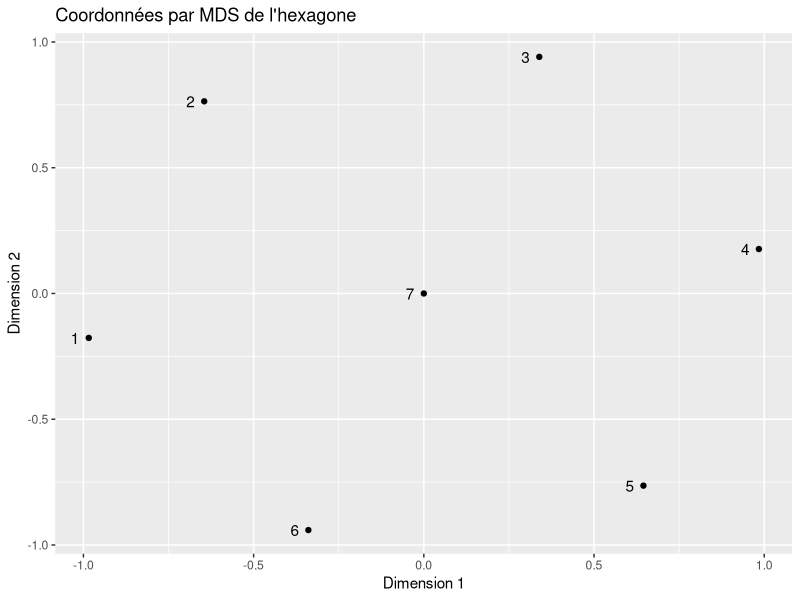
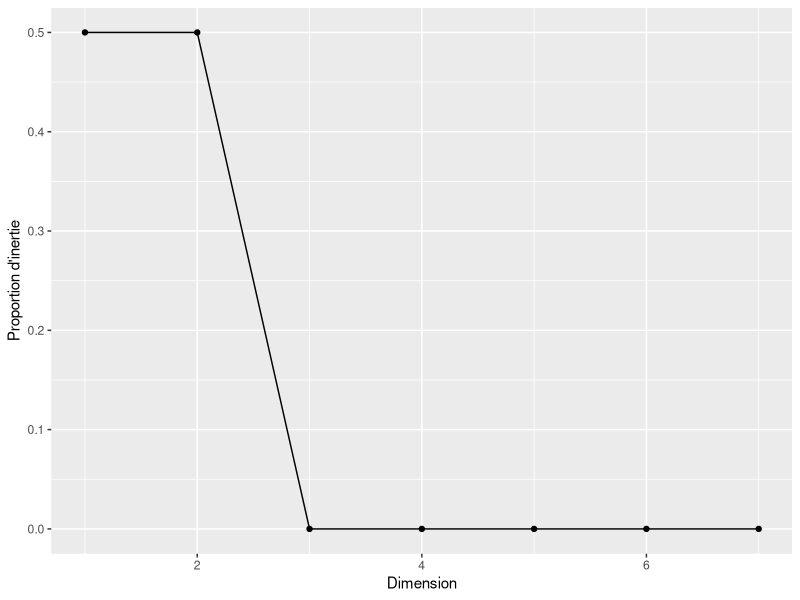
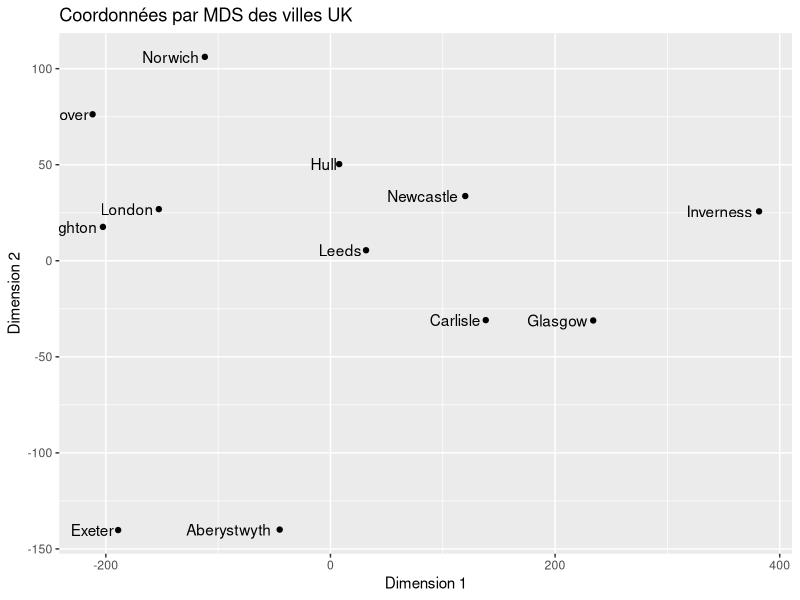
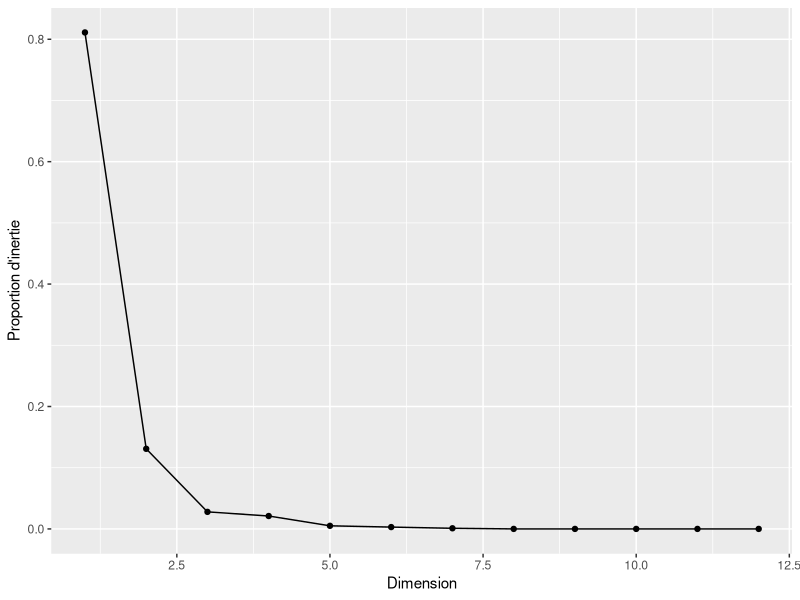
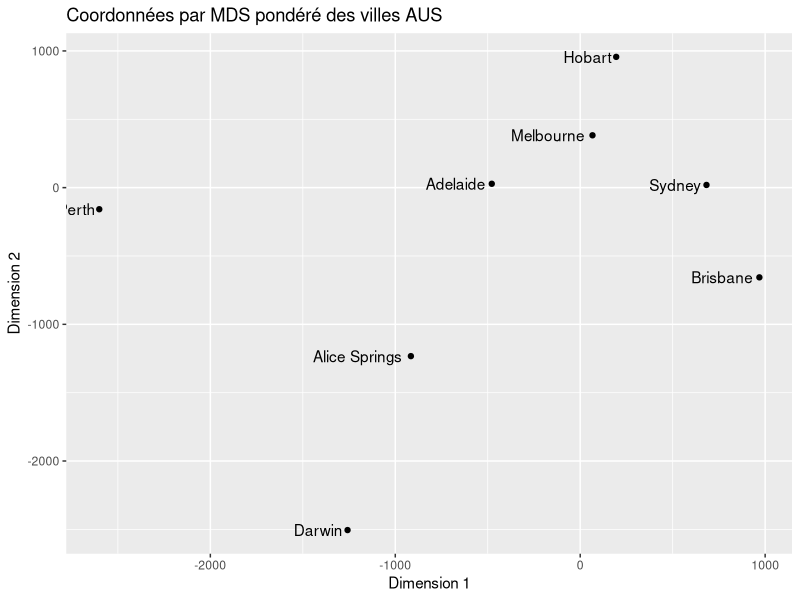
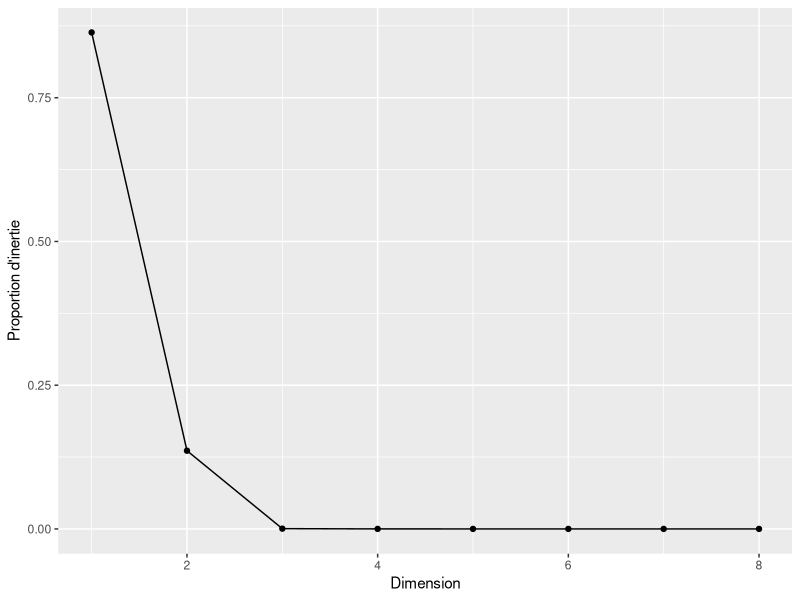
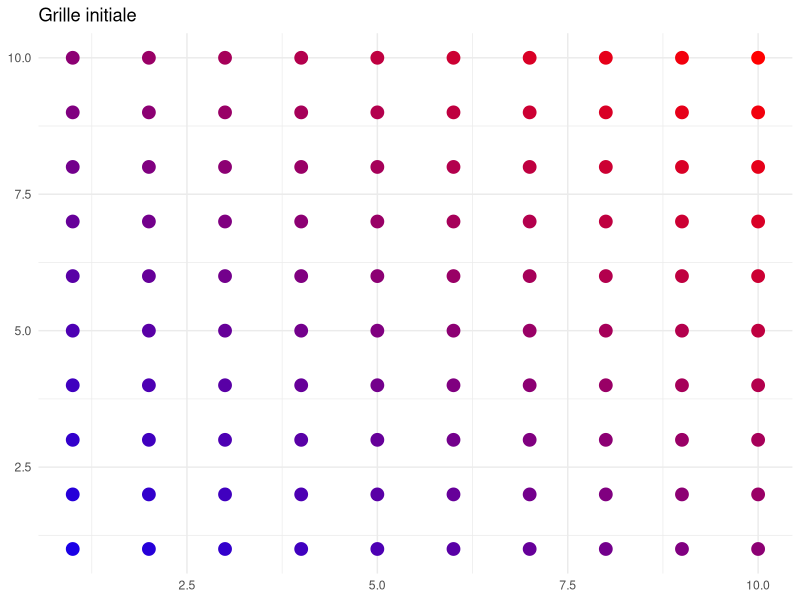
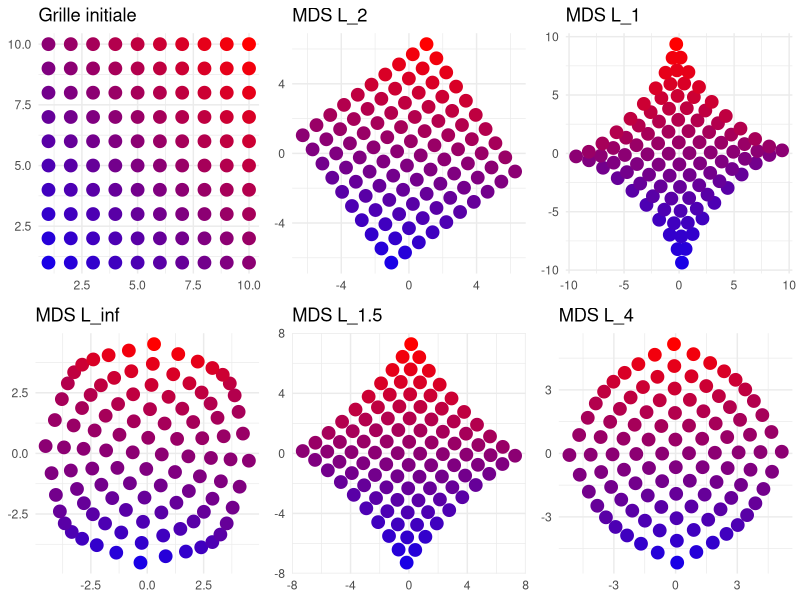

Recreate these plots in R, in order.
################################################### 
################ 8 Exemples MDS ###################
################################################### 

library(tidyverse)
library(gridExtra)

##################################
# MDS uniforme : exemple hexagone
##################################

# Matrice des distances
D = matrix(c(0, 1, 3, 4, 3, 1, 1,
             1, 0, 1, 3, 4, 3, 1,
             3, 1, 0, 1, 3, 4, 1,
             4, 3, 1, 0, 1, 3, 1,
             3, 4, 3, 1, 0, 1, 1,
             1, 3, 4, 3, 1, 0, 1, 
             1, 1, 1, 1, 1, 1, 0), 7, 7)

# Calcul des produits scalaires
n = nrow(D)
H = diag(n) - matrix(1/n, n, n)
B = -0.5 * H %*% D %*% H

# Décomposition spectrale
eigen_B = eigen(B)
eigen_val = eigen_B$values
eigen_vec = eigen_B$vectors

# Reconstruction des coordonnées 1:2 seulement 
coord = eigen_vec[, 1:2] %*% diag(sqrt(eigen_val[1:2]))

# Plot des coordonnées
ggplot(data.frame(X = coord[,1], Y = coord[,2]), aes(x = X, y = Y)) +
  geom_point() +
  geom_text(aes(label = 1:7), hjust = 2) +
  xlab("Dimension 1") +
  ylab("Dimension 2") +
  ggtitle("Coordonnées par MDS de l'hexagone")
#ggsave("hexa_mds.png", width = 4, height = 4)

# Plot de l'inertie 
ggplot(data.frame(Index = 1:length(eigen_val), Eigenvalue = eigen_val/sum(eigen_val)), 
       aes(x = Index, y = Eigenvalue)) +
  geom_point() +
  geom_line() +
  xlab("Dimension") +
  ylab("Proportion d'inertie")
#ggsave("hexa_inertie.png", width = 4, height = 4)

##################################
# MDS uniforme : exemple villes UK
##################################

# Nom des villes
villes = c("Aberystwyth", "Brighton", "Carlisle", "Dover", "Exeter", 
           "Glasgow", "Hull", "Inverness", "Leeds", "London", 
           "Newcastle", "Norwich")

# Nombre d'individus
n = length(villes)

# Distance sur route
donnees = c(
  0, 244, 218, 284, 197, 312, 215, 469, 166, 212, 253, 270,
  244, 0, 350, 77, 167, 444, 221, 583, 242, 53, 325, 168,
  218, 350, 0, 369, 347, 94, 150, 251, 116, 298, 57, 284,
  284, 77, 369, 0, 242, 463, 236, 598, 257, 72, 340, 164,
  197, 167, 347, 242, 0, 441, 279, 598, 269, 170, 359, 277,
  312, 444, 94, 463, 441, 0, 245, 169, 210, 392, 143, 378,
  215, 221, 150, 236, 279, 245, 0, 380, 55, 168, 117, 143,
  469, 583, 251, 598, 598, 169, 380, 0, 349, 531, 264, 514,
  166, 242, 116, 257, 269, 210, 55, 349, 0, 190, 91, 173,
  212, 53, 298, 72, 170, 392, 168, 531, 190, 0, 273, 111,
  253, 325, 57, 340, 359, 143, 117, 264, 91, 273, 0, 256,
  270, 168, 284, 164, 277, 378, 143, 514, 173, 111, 256, 0
)

# Création de la matrice
D = matrix(donnees, nrow = n, byrow = TRUE,
           dimnames = list(villes, villes))

# Calcul des produits scalaires
H = diag(n) - matrix(1/n, n, n)
B = -0.5 * H %*% (D^2) %*% H

# Décomposition spectrale
eigen_B = eigen(B)
eigen_val = eigen_B$values
eigen_vec = eigen_B$vectors

# Affichage que ce n'est pas euclidien carré 
print(round(eigen_val, 4))

# Suppression des valeurs propres négatives
eigen_val[eigen_val < 0] = 0

# Nombre de coordonnées non-nulles
k = sum(eigen_val > 0)

# Reconstruction des coordonnées (1 à k seulement)
coord = eigen_vec[, 1:k] %*% diag(sqrt(eigen_val[1:k]))

# Plot des coordonnées
ggplot(data.frame(X = coord[,1], Y = coord[,2], Ville = villes), aes(x = X, y = Y)) +
  geom_point() +
  geom_text(aes(label = Ville), hjust = 1.1) +
  xlab("Dimension 1") +
  ylab("Dimension 2") +
  ggtitle("Coordonnées par MDS des villes UK")
#ggsave("uk_villes_mds.png", width = 5, height = 5)

# Plot de l'inertie
ggplot(data.frame(Index = 1:length(eigen_val), Eigenvalue = eigen_val/sum(eigen_val)), 
       aes(x = Index, y = Eigenvalue)) +
  geom_point() +
  geom_line() +
  xlab("Dimension") +
  ylab("Proportion d'inertie")
#ggsave("uk_villes_inertie.png", width = 4, height = 4)


##################################
# MDS pondéré : exemple villes AUS
##################################

# Nom des villes
villes = c("Adelaide", "Alice Springs", "Brisbane", "Darwin", "Hobart", 
           "Melbourne", "Perth", "Sydney")

# Nombre d'individus
n = length(villes)

# Poids des villes (population en millions)
pop = c(1.30, 0.03, 2.57, 0.15, 0.25, 5.39, 2.17, 5.25)

# Poids relatif 
f = pop / sum(pop)

# Distance sur route
donnees = c(
  0, 1328, 1600, 2616, 1161, 653, 2130, 1161,
  1328, 0, 1962, 1289, 2463, 1889, 1991, 2026,
  1600, 1962, 0, 2846, 1788, 1374, 3604, 732,
  2616, 1289, 2846, 0, 3734, 3146, 2652, 3146,
  1161, 2463, 1788, 3734, 0, 598, 3008, 1057,
  653, 1889, 1374, 3146, 598, 0, 2720, 713,
  2130, 1991, 3604, 2652, 3008, 2720, 0, 3288,
  1161, 2026, 732, 3146, 1057, 713, 3288, 0
)

# Création de la matrice des distances 
D = matrix(donnees, nrow = n, byrow = TRUE,
           dimnames = list(villes, villes))

# Calcul des produits scalaires
H = diag(n) - outer(rep(1, n), f)
B = -0.5 * H %*% (D^2) %*% t(H)

# Calcul des produits scalaires pondérées
K = diag(f)^0.5 %*% B %*% diag(f)^0.5

# Décomposition spectrale
eigen_K = eigen(K)
eigen_val = eigen_K$values
eigen_vec = eigen_K$vectors

# Affichage que ce n'est pas euclidien carré 
print(round(eigen_val, 4))

# Suppression des valeurs propres négatives
eigen_val[eigen_val < 0] = 0

# Nombre de coordonnées non-nulles
k = sum(eigen_val > 0)

# Reconstruction des coordonnées (1 à k seulement)
coord = diag(f^(-0.5)) %*% eigen_vec[, 1:k] %*% diag(sqrt(eigen_val[1:k]))

# Plot des coordonnées
ggplot(data.frame(X = coord[,1], Y = coord[,2], Ville = villes), aes(x = X, y = Y)) +
  geom_point() +
  geom_text(aes(label = Ville), hjust = 1.1) +
  xlab("Dimension 1") +
  ylab("Dimension 2") +
  ggtitle("Coordonnées par MDS pondéré des villes AUS")
#ggsave("uk_villes_mds.png", width = 5, height = 5)

# Plot de l'inertie
ggplot(data.frame(Index = 1:length(eigen_val), Eigenvalue = eigen_val/sum(eigen_val)), 
       aes(x = Index, y = Eigenvalue)) +
  geom_point() +
  geom_line() +
  xlab("Dimension") +
  ylab("Proportion d'inertie")
#ggsave("uk_villes_inertie.png", width = 4, height = 4)

#####################################
# MDS sur une grille avec plusieurs D
#####################################

# Génération des données 

# Taille de la grille
l = 10
n = l^2

# Les coordonnées de la grille
x = rep(1:l,l)
y = rep(1:l,each=l)
X=cbind(x,y)

# La couleur des points 
col = rgb((x + y)/(l+l),0,1-(x + y)/(l+l))

# Aperçu de la grille
ggplot() +
  geom_point(aes(x = X[,1], y = X[,2]), color = col, size = 4) +
  ggtitle("Grille initiale") +
  xlab(NULL) +
  ylab(NULL) +
  theme_minimal()
ggsave("g_init.png", width = 4, height = 4)


# Calculs de différentes dissimilarités
D_2 = as.matrix(dist(X,method="euclidean"))
D_1 = as.matrix(dist(X,method="manhattan"))
D_inf = as.matrix(dist(X,method="maximum"))
D_m15 = as.matrix(dist(X,method="minkowski", p=1.5))
D_m4 = as.matrix(dist(X,method="minkowski", p=4))

# Matrice de centration
H = diag(n) - 1/n * matrix(1,n,n)

# Matrices des produits scalaires
B_2 = -1/2 * H %*% D_2^2 %*% H
B_1 = -1/2 * H %*% D_1^2 %*% H
B_inf = -1/2 * H %*% D_inf^2 %*% H
B_m15 = -1/2 * H %*% D_m15^2 %*% H
B_m4 = -1/2 * H %*% D_m4^2 %*% H

# Décomposition spectrale
eigen_B2 = eigen(B_2)
eigen_B1 = eigen(B_1)
eigen_Binf = eigen(B_inf)
eigen_Bm15 = eigen(B_m15)
eigen_Bm4 = eigen(B_m4)

# Reconstruction des coordonnées
X_2 = eigen_B2$vectors[, 1:2] %*% diag(sqrt(eigen_B2$values[1:2]))
X_1 = eigen_B1$vectors[, 1:2] %*% diag(sqrt(eigen_B1$values[1:2]))
X_inf = eigen_Binf$vectors[, 1:2] %*% diag(sqrt(eigen_Binf$values[1:2]))
X_m15 = eigen_Bm15$vectors[, 1:2] %*% diag(sqrt(eigen_Bm15$values[1:2]))
X_m4 = eigen_Bm4$vectors[, 1:2] %*% diag(sqrt(eigen_Bm4$values[1:2]))

# Graphiques des résultats
plot_list = list(
  ggplot() +
    geom_point(aes(x = X[,1], y = X[,2]), color = col, size = 4) +
    ggtitle("Grille initiale") +
    xlab(NULL) +
    ylab(NULL) +
    theme_minimal(),
  ggplot() +
    geom_point(aes(x = X_2[,1], y = X_2[,2]), color = col, size = 4) +
    ggtitle("MDS L_2") +
    xlab(NULL) +
    ylab(NULL) +
    theme_minimal(),
  ggplot() +
    geom_point(aes(x = X_1[,1], y = X_1[,2]), color = col, size = 4) +
    ggtitle("MDS L_1") +
    xlab(NULL) +
    ylab(NULL) +
    theme_minimal(),
  ggplot() +
    geom_point(aes(x = X_inf[,1], y = X_inf[,2]), color = col, size = 4) +
    ggtitle("MDS L_inf") +
    xlab(NULL) +
    ylab(NULL) +
    theme_minimal(),
  ggplot() +
    geom_point(aes(x = X_m15[,1], y = X_m15[,2]), color = col, size = 4) +
    ggtitle("MDS L_1.5") +
    xlab(NULL) +
    ylab(NULL) +
    theme_minimal(),
  ggplot() +
    geom_point(aes(x = X_m4[,1], y = X_m4[,2]), color = col, size = 4) +
    ggtitle("MDS L_4") +
    xlab(NULL) +
    ylab(NULL) +
    theme_minimal()
)

# Plot des graphiques
grid.arrange(grobs = plot_list, ncol = 3)

# Sauvegarde des graphiques
# for (i in 1:length(plot_list)) {
#  ggsave(paste0("g_mds_", i, ".png"), plot = plot_list[[i]], width = 4, height = 4)
# }


#####################################
# MDS sur une table de contingence
#####################################

# Nom des lignes 
cat_ligne = c("Hom-30", "Hom-55", "Hom+55", "Fem-30", "Fem-55", "Fem+55")
# Nom des colonnes
cat_col = c("argent", "courage", "dormir", "livre", "maman", "manger", "pardon",
            "peinture", "plaisir", "politesse", "repas", "soleil")

# Dimensions
n = length(cat_ligne)
p = length(cat_col)

# Données 
donnees = c(
  11, 15, 6, 14, 9, 3, 
  2, 3, 11, 1, 3, 4, 
  8, 3, 1, 6, 2, 0,
  2, 7, 1, 9, 11, 11, 
  0, 3, 0, 12, 11, 3,
  9, 5, 1, 10, 3, 1,
  1, 2, 6, 0, 5, 5,
  0, 0, 1, 2, 7, 3, 
  10, 6, 2, 11, 2, 1, 
  0, 1, 5, 0, 4, 8, 
  3, 5, 4, 0, 3, 1, 
  26, 32, 23, 54, 56, 42
)

# Table de contingence
cont = matrix(donnees, nrow = n, ncol = p, 
              dimnames = list(cat_ligne, cat_col))

# poids des lignes et colonnes
f = rowSums(cont) / sum(cont)
rho = colSums(cont) / sum(cont)

# Table d'indépendance et des quotients
cont_indep = outer(rowSums(cont), colSums(cont)) / sum(cont)
quotients = cont / cont_indep

# ---- LIGNES ----

# Calculs des distances chi2 entre lignes
Dl_chi2 = matrix(0, n, n)
for (i in 1:n) {
  for (j in 1:n) {
    Dl_chi2[i, j] = sum(rho * (quotients[i, ] - quotients[j, ])^2)
  }
}  

# Calcul des produits scalaires
H = diag(n) - outer(rep(1, n), f)
B = -0.5 * H %*% (Dl_chi2^2) %*% t(H)

# Calcul des produits scalaires pondérées
K = diag(f)^0.5 %*% B %*% diag(f)^0.5

# Décomposition spectrale
eigen_K = eigen(K)
eigen_val = eigen_K$values
eigen_vec = eigen_K$vectors

# Sauvegarde de la dim max
k = sum(eigen_val > 0)

# Construction des coordonnées (1 à k seulement)
coord = diag(f^(-0.5)) %*% eigen_vec[, 1:k] %*% diag(sqrt(eigen_val[1:k]))

# Affichage des coordonnées
ggplot(data.frame(X = coord[,1], Y = coord[,2], Ligne = cat_ligne), aes(x = X, y = Y)) +
  geom_text(aes(label = Ligne), col="blue") +
  xlab("Dimension 1") +
  ylab("Dimension 2") +
  ggtitle("Coordonnées par MDS pondérée des lignes de la table de contingence")
#ggsave("cont_lignes_mds.png", width = 7, height = 7)

# ---- COLONNES ----

# Calculs des distances chi2 entre colonne
Dc_chi2 = matrix(0, p, p)
for (a in 1:p) {
  for (b in 1:p) {
    Dc_chi2[a, b] = sum(f * (quotients[, a] - quotients[, b])^2)
  }
}

# Calcul des produits scalaires
H = diag(p) - outer(rep(1, p), rho)
B = -0.5 * H %*% (Dc_chi2^2) %*% t(H)

# Calcul des produits scalaires pondérées
K = diag(rho)^0.5 %*% B %*% diag(rho)^0.5

# Décomposition spectrale
eigen_K = eigen(K)
eigen_val = eigen_K$values
eigen_vec = eigen_K$vectors

# Sauvegarde de la dim max
k = sum(eigen_val > 0)

# Construction des coordonnées (1 à k seulement)
coord = diag(rho^(-0.5)) %*% eigen_vec[, 1:k] %*% diag(sqrt(eigen_val[1:k]))

# Affichage des coordonnées
ggplot(data.frame(X = coord[,1], Y = coord[,2], Colonne = cat_col), aes(x = X, y = Y)) +
  geom_text(aes(label = Colonne), col="red") +
  xlab("Dimension 1") +
  ylab("Dimension 2") +
  ggtitle("Coordonnées par MDS pondérée des colonnes de la table de contingence")
#ggsave("cont_colonnes_mds.png", width = 7, height = 7)
